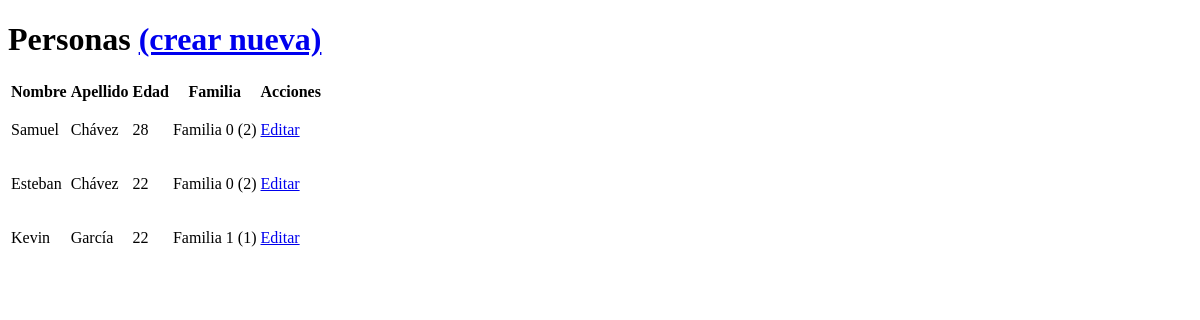
The app's page /families/list_people/, older data.
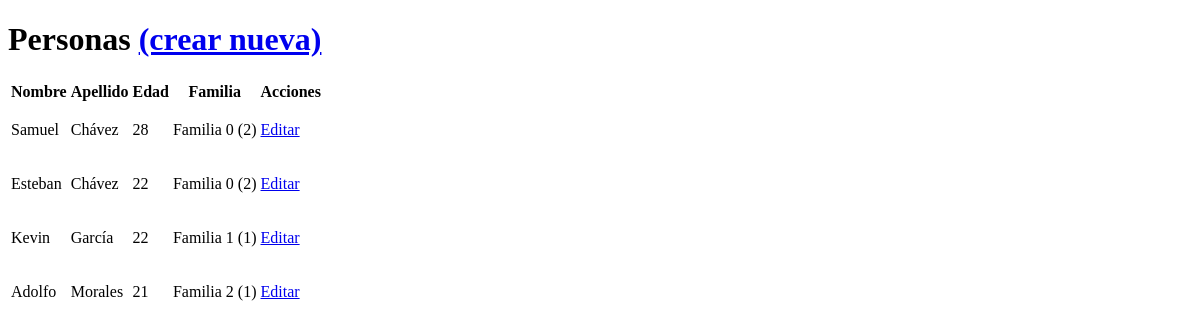
The same page, newer data.
### families/models.py (models this page shows, shortened)
class Persona(models.Model):
    nombre = models.CharField(
        max_length=250,
        null=False,
        blank=True)
    apellido = models.CharField(
        max_length=250,
        null=False,
        blank=True)
    edad = models.IntegerField(
        default=0,
        null=False,
        blank=True)
    familia = models.ForeignKey(
        Familia,
        null=False,
        on_delete=models.CASCADE)

class Familia(models.Model):
    nombre = models.CharField(
        max_length=250,
        null=False,
        blank=True)
    pais = models.ForeignKey(
        Pais,
        on_delete=models.CASCADE,
        null=True)
    def __unicode__(self):
        return "%s (%s)" % (
            self.nombre,
            self.persona_set.count())

### families/views.py (the view)
def list_people(request):
    people = Persona.objects.all()
    return render(
        request,
        'families/list_people.html',
        {
            'people': people
        }
    )

### families/templates/families/list_people.html (shortened to what this page needs)
{% extends "families/base.html" %}
{% block body %}
  <h1>Personas <a href="{% url 'families_new_person' %}">(crear nueva)</a></h1>
  <table>
    <thead>
      <th>Nombre</th>
      <th>Apellido</th>
      <th>Edad</th>
      <th>Familia</th>
      <th>Acciones</th>
    </thead>
  {% for persona in people %}
    <tr>
      <td>{{ persona.nombre }}</td>
      <td>{{ persona.apellido }}</td>
      <td>{{ persona.edad }}</td>
      <td>{{ persona.familia }}</h2>
      <td><p><a href="{% url 'families_edit_person' persona.pk %}">Editar</a></p></td>
    </tr>
  {% endfor %}
  </table>
{% endblock %}

### families/templates/families/base.html (shortened to what this page needs)
<!DOCTYPE html>
<html>
<head>
</head>
<body>
  {% block body %}
  {% endblock %}
</body>
</html>

Row changes from the older to the newer data that the page shows:
added Persona: nombre "Adolfo", apellido "Morales", edad "21", familia "Familia 2 (1)"
